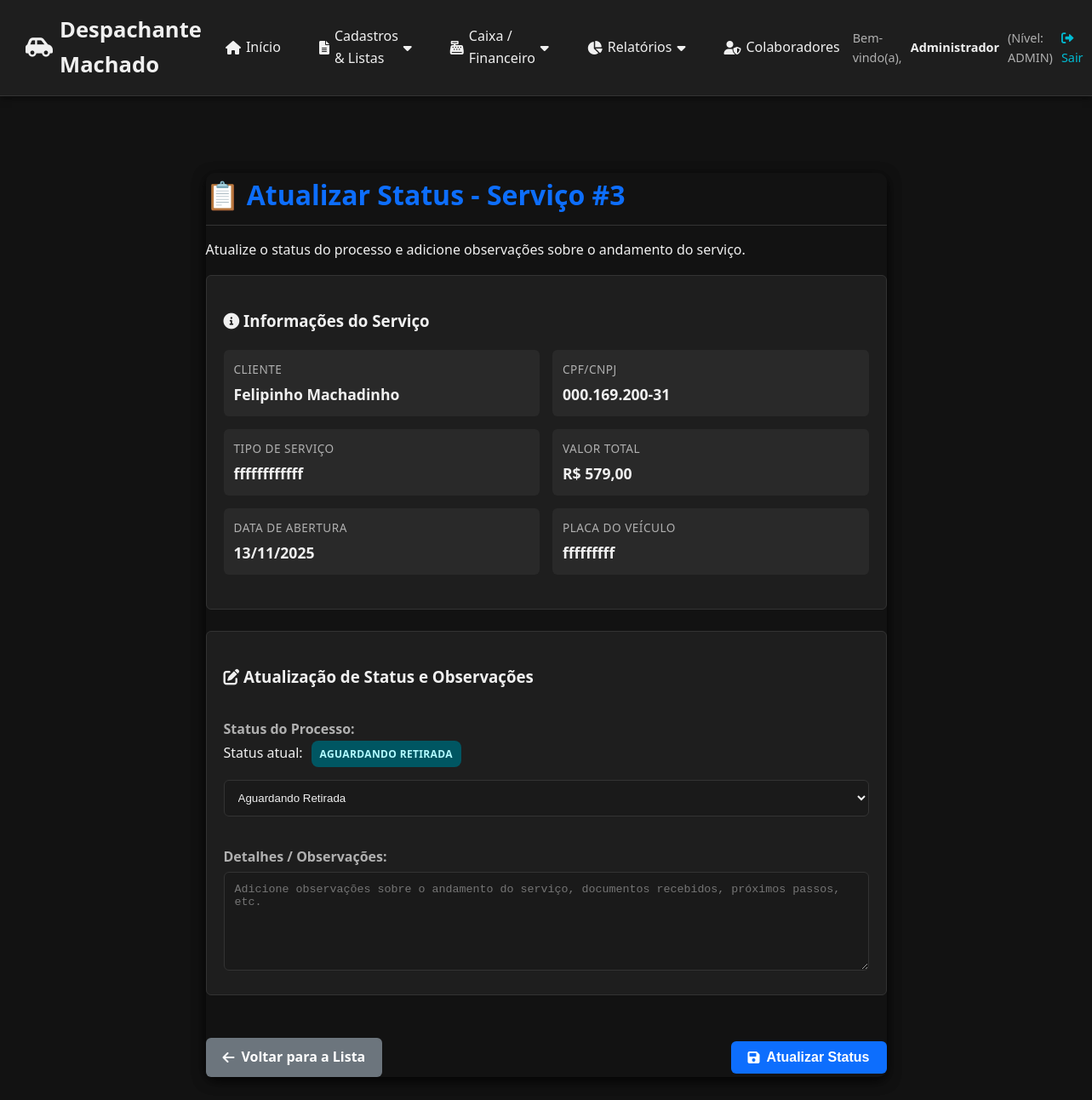
The page /servico/atualizar/3 (signed in) on the database its author committed.
### app_web.py (models this page shows)
class Servico(db.Model):
    id = db.Column(db.Integer, primary_key=True)
    cliente_id = db.Column(db.Integer, db.ForeignKey('cliente.id'), nullable=False)
    cliente = db.relationship('Cliente', backref=db.backref('servicos', lazy=True))
    tipo_servico = db.Column(db.String(150), nullable=False)
    detalhes = db.Column(db.Text)
    placa_veiculo = db.Column(db.String(10), nullable=True) # Adicionado para filtro
    data_servico = db.Column(db.Date, default=datetime.utcnow)
    data_vencimento = db.Column(db.Date) # Opcional
    valor_total = db.Column(db.Float, default=0.0)
    valor_recebido = db.Column(db.Float, default=0.0)
    saldo_pendente = db.Column(db.Float, default=0.0)
    status_processo = db.Column(db.String(50), default='Pendente') # Pendente, Em Andamento, Concluído, etc.
    status_pagamento = db.Column(db.String(50), default='Não Cobrado') # Não Cobrado, A Cobrar, Parcial, Pago

class Cliente(db.Model):
    id = db.Column(db.Integer, primary_key=True)
    nome = db.Column(db.String(100), nullable=False)
    cpf_cnpj = db.Column(db.String(20), unique=True, nullable=False)
    telefone = db.Column(db.String(20))
    email = db.Column(db.String(100))
    endereco = db.Column(db.String(255))
    data_cadastro = db.Column(db.Date, default=datetime.utcnow)

### app_web.py (the view, shortened to what this page needs)
@app.route('/servico/atualizar/<int:servico_id>', methods=['GET', 'POST'])
@login_required
def atualizar_status_servico(servico_id):
    servico = Servico.query.get_or_404(servico_id)
    cliente = Cliente.query.get(servico.cliente_id)
    itens_servico = ItemServico.query.filter_by(servico_id=servico_id).order_by(ItemServico.id.asc()).all()
    clientes = Cliente.query.order_by(Cliente.nome).all()
    status_opcoes = ["Pendente", "Em Andamento", "Aguardando Retirada", "Concluído", "Cancelado"]
    data_entrada_formatada = servico.data_servico.strftime('%Y-%m-%d') if servico.data_servico else date.today().strftime('%Y-%m-%d')
    data_vencimento_formatada = servico.data_vencimento.strftime('%Y-%m-%d') if servico.data_vencimento else ''
    return render_template(
        'atualizar_status_servico.html',
        servico=servico,
        cliente=cliente,
        clientes=clientes,
        itens_servico=itens_servico,
        status_opcoes=status_opcoes,
        today=date.today().strftime('%Y-%m-%d'),
        data_entrada=data_entrada_formatada,
        data_vencimento=data_vencimento_formatada
    )

### app_web.py (called while the page is built)
@app.before_request
def load_user():
    g.user = session.get('nome')
    g.nivel = session.get('nivel_acesso')

def login_required(view):
    @wraps(view)
    def wrapped_view(**kwargs):
        if not session.get('logged_in'):
            flash('Você precisa fazer login para acessar esta página.', 'error')
            return redirect(url_for('login'))
        return view(**kwargs)
    return wrapped_view

### templates/atualizar_status_servico.html (shortened to what this page needs)
{% extends "base.html" %}
{% block content %}
<div class="content-container">
    <h1>📋 Atualizar Status - Serviço #{{ servico.id }}</h1>
    <p>Atualize o status do processo e adicione observações sobre o andamento do serviço.</p>
    <div class="service-info">
        <h3><i class="fas fa-info-circle"></i> Informações do Serviço</h3>
        <div class="info-grid">
            <div class="info-item">
                <div class="info-label">Cliente</div>
                <div class="info-value">{{ cliente.nome if cliente else "Cliente Não Informado" }}</div>
            </div>
            <div class="info-item">
                <div class="info-label">CPF/CNPJ</div>
                <div class="info-value">{{ cliente.cpf_cnpj if cliente else "N/A" }}</div>
            </div>
            <div class="info-item">
                <div class="info-label">Tipo de Serviço</div>
                <div class="info-value">{{ servico.tipo_servico }}</div>
            </div>
            <div class="info-item">
                <div class="info-label">Valor Total</div>
                <div class="info-value">R$ {{ '%.2f' | format(servico.valor_total or 0) | replace('.', ',') }}</div>
            </div>
            <div class="info-item">
                <div class="info-label">Data de Abertura</div>
                <div class="info-value">{{ servico.data_servico.strftime('%d/%m/%Y') if servico.data_servico else "N/A" }}</div>
            </div>
            <div class="info-item">
                <div class="info-label">Placa do Veículo</div>
                <div class="info-value">{{ servico.placa_veiculo or "N/A" }}</div>
            </div>
        </div>
    </div>
    <form method="post" action="{{ url_for('atualizar_status_servico', servico_id=servico.id) }}" id="form_status">
        <div class="form-section">
            <h3><i class="fas fa-edit"></i> Atualização de Status e Observações</h3>
            <div class="form-grid">
                <div>
                    <label for="status_processo"><strong>Status do Processo:</strong></label>
                    <div class="current-status">
                        <span>Status atual:</span>
                        {% set status_class = servico.status_processo.lower().replace(' ', '-') %}
                        <span class="status-badge status-{{ status_class }}">{{ servico.status_processo }}</span>
                    </div>
                    <select id="status_processo" name="status_processo" required>
                        {% for opcao in status_opcoes %}
                            <option value="{{ opcao }}" {% if servico.status_processo == opcao %}selected{% endif %}>{{ opcao }}</option>
                        {% endfor %}
                    </select>
                </div>
                <div>
                    <label for="detalhes"><strong>Detalhes / Observações:</strong></label>
                    <textarea id="detalhes" name="detalhes" rows="6" placeholder="Adicione observações sobre o andamento do serviço, documentos recebidos, próximos passos, etc.">{{ servico.detalhes or '' }}</textarea>
                </div>
            </div>
        </div>
        <div class="form-actions">
            <a href="{{ url_for('servicos_filtros') }}" class="btn btn-secondary">
                <i class="fas fa-arrow-left"></i> Voltar para a Lista
            </a>
            <button type="submit" class="btn btn-primary" id="salvar_status">
                <i class="fas fa-save"></i> Atualizar Status
            </button>
        </div>
    </form>
</div>
{% endblock %}

### templates/base.html (style rules this page uses)
:root { --cor-primaria: #0d6efd; --cor-primaria-escura: #084298; --cor-secundaria: #198754; --cor-alerta: #ffc107; --cor-erro: #dc3545; --cor-fundo: #121212; --cor-container: #1e1e1e; --cor-texto: #f0f0f0; --cor-texto-secundario: #b0b0b0; --cor-hover: #2c2c2c; --cor-borda: #333; --sombra: rgba(0, 0, 0, 0.5); --cor-sucesso: #28a745; --cor-info: #17a2b8; --cor-aviso: #ffc107; --cor-saldo-positivo: #28a745; --cor-saldo-negativo: #e74c3c; --cor-saldo-zero: #ffc107; --cor-pendente: #5c4300; --cor-pendente-texto: #ffdb70; --cor-andamento: #003366; --cor-andamento-texto: #cce0ff; --cor-aguardando: #005662; --cor-aguardando-texto: #b2faff; --cor-concluido: #0f3d1e; --cor-concluido-texto: #9ef5b3; --cor-cancelado: #333; --cor-cancelado-texto: #ccc; --cor-pago: #0f3d1e; --cor-pago-texto: #9ef5b3; --cor-parcial: #5c4300; --cor-parcial-texto: #ffdb70; --cor-a-cobrar: #7a1a1a; --cor-a-cobrar-texto: #ffbdbd; --cor-nao-cobrado: #444; --cor-nao-cobrado-texto: #bbb; --espacamento-xs: 5px; --espacamento-sm: 10px; --espacamento-md: 15px; --espacamento-lg: 20px; --espacamento-xl: 25px; --borda-radius: 6px; --borda-radius-lg: 10px; }
* { box-sizing: border-box; }
body { font-family: 'Segoe UI', Tahoma, Geneva, Verdana, sans-serif; margin: 0; padding: 0; background-color: var(--cor-fundo); color: var(--cor-texto); line-height: 1.6; }
.content-container { background-color: var(--cor-container); padding: 25px 30px; border-radius: var(--borda-radius-lg); box-shadow: 0 4px 15px var(--sombra); max-width: 1200px; margin: 0 auto; }
h1, h2 { color: var(--cor-texto); border-bottom: 1px solid var(--cor-borda); padding-bottom: 10px; margin-bottom: 20px; font-weight: 600; }
label { display: block; margin-top: 15px; font-weight: 600; color: var(--cor-texto-secundario); }
input, select, textarea { width: 100%; padding: 10px 12px; margin-top: 5px; background-color: #1a1a1a; border: 1px solid var(--cor-borda); border-radius: var(--borda-radius); color: var(--cor-texto); transition: border-color 0.2s; }
.btn, button, input[type="submit"] { background-color: var(--cor-primaria); color: white; padding: 10px 20px; border: none; border-radius: var(--borda-radius); cursor: pointer; margin-top: 20px; font-size: 1em; font-weight: 600; text-decoration: none; display: inline-flex; align-items: center; gap: 8px; transition: background-color 0.2s, transform 0.2s; }
.btn-secondary { background-color: #6c757d; }
.status-badge { display: inline-block; padding: 6px 10px; border-radius: 8px; font-size: 0.75em; font-weight: 700; text-transform: uppercase; letter-spacing: 0.03em; }
.status-aguardando-retirada { background-color: var(--cor-aguardando); color: var(--cor-aguardando-texto); }

### templates/atualizar_status_servico.html (style rules this page uses)
.content-container { max-width: 800px; margin: 40px auto; background-color: transparent; padding: 0; }
h1 { color: var(--cor-primaria); margin-bottom: 15px; font-weight: 600; }
.service-info, .form-section { border: 1px solid var(--cor-borda); border-radius: 6px; padding: 20px; margin-bottom: 25px; background-color: var(--cor-container); }
.info-grid { display: grid; grid-template-columns: 1fr 1fr; gap: 15px; margin-bottom: 20px; }
.info-item { background-color: rgba(255, 255, 255, 0.05); padding: 12px; border-radius: 6px; }
.info-label { font-size: 0.85em; color: var(--cor-texto-secundario); text-transform: uppercase; letter-spacing: 0.5px; }
.info-value { font-size: 1.1em; font-weight: 600; color: var(--cor-texto); margin-top: 4px; }
.form-grid { display: grid; gap: 20px; }
select, textarea { width: 100%; padding: 12px; border: 1px solid var(--cor-borda); border-radius: 6px; transition: border-color 0.2s; background-color: #1a1a1a; color: var(--cor-texto); }
.form-actions { display: flex; justify-content: space-between; align-items: center; margin-top: 30px; flex-wrap: wrap; gap: 15px; }
.current-status { display: flex; align-items: center; gap: 10px; margin-bottom: 10px; }

### rows shown on the page
Servico: id "3", tipo_servico "ffffffffffff", valor_total "579,00", data_servico "13/11/2025", placa_veiculo "fffffffff", status_processo "AGUARDANDO RETIRADA", status_processo "Aguardando Retirada"
Cliente: nome "Felipinho Machadinho", cpf_cnpj "000.169.200-31"

### other values the page prints
{{ session.get('nome', 'Usuário') }} "Administrador"
{{ session.get('nivel_acesso', 'N/A') }} "ADMIN"
